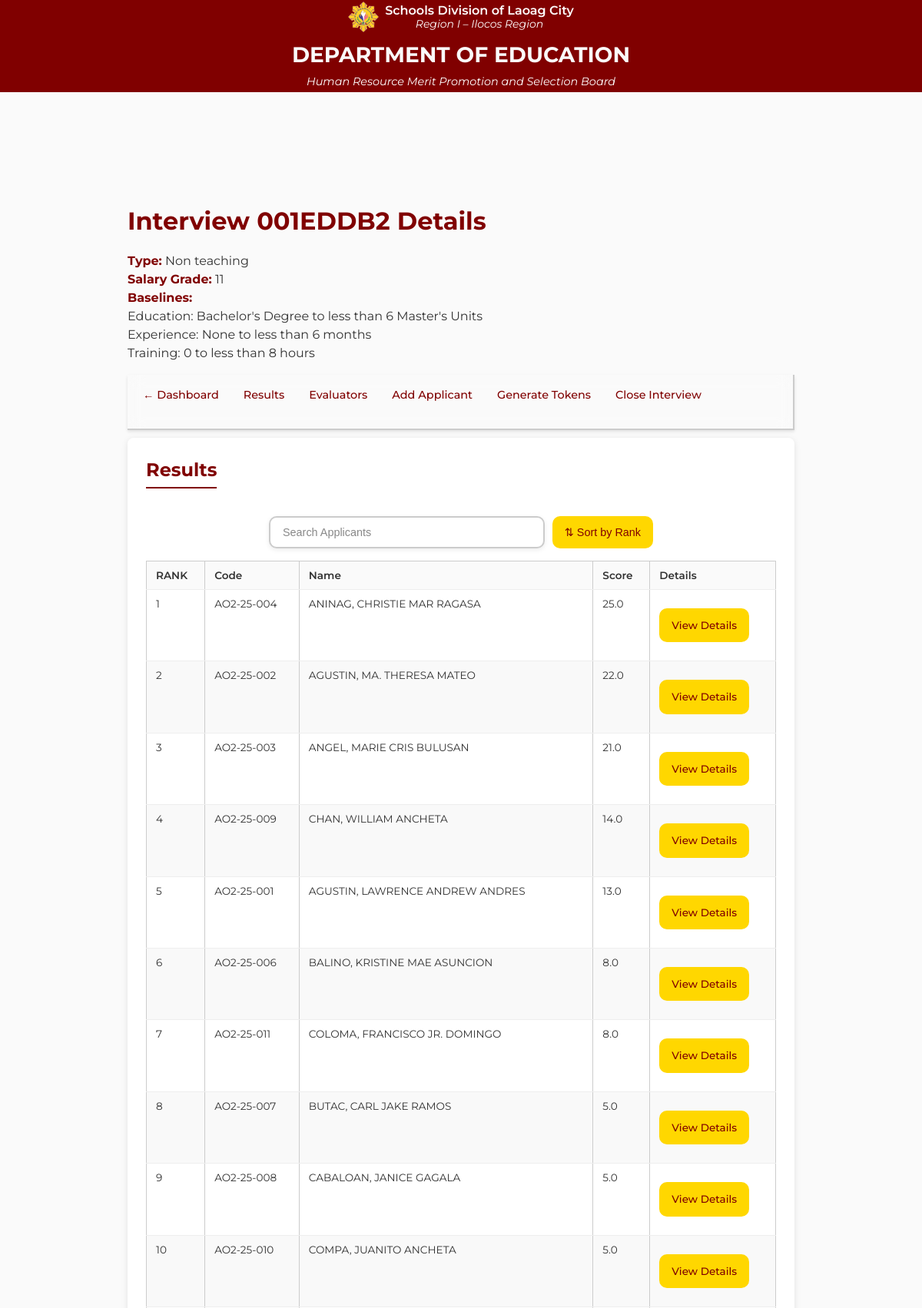
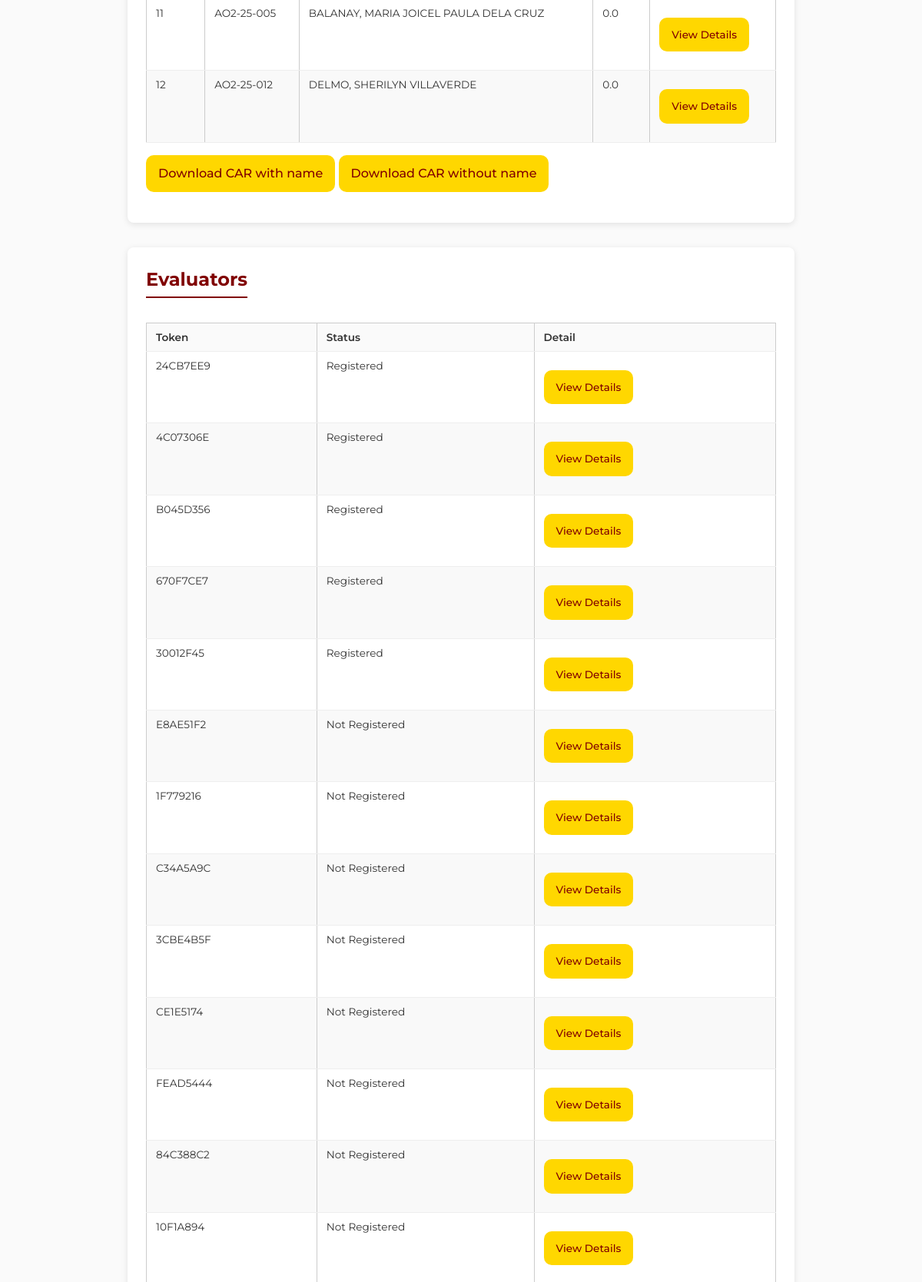
/admin/interview/001EDDB2 (signed in, upper part), run on the app's committed database (2 pictures, top to bottom).
### app.py (models this page shows)
class Interview(db.Model):
    __tablename__ = "interviews"
    id              = db.Column(db.UnicodeText, primary_key=True)
    date            = db.Column(db.Date, nullable=False)
    base_edu        = db.Column(db.Integer, nullable=False)
    base_exp        = db.Column(db.Integer, nullable=False)
    base_trn        = db.Column(db.Integer, nullable=False)
    type            = db.Column(
                        db.Enum(
                          "non teaching",
                          "teacher 1",
                          "school administration",
                          "related teaching",
                          "higher teaching",
                          name="interview_type"
                        ),
                        nullable=False,
                        default="non teaching"
                      )
    position_title  = db.Column(db.UnicodeText)
    sg_level        = db.Column(db.UnicodeText)
    weight_struct   = db.Column(db.UnicodeText)
    app_struct   = db.Column(db.UnicodeText)
    eval_struct   = db.Column(db.UnicodeText)
    status          = db.Column(db.String(7))
    evaluator_tokens = db.relationship(
        "EvaluatorToken",
        back_populates="interview",
        cascade="all, delete-orphan",
        passive_deletes=True
    )
    applicants = db.relationship(
        "Applicant",
        back_populates="interview",
        cascade="all, delete-orphan",
        passive_deletes=True
    )
    evaluations = db.relationship(
        "Evaluation",
        back_populates="interview",
        cascade="all, delete-orphan",
        passive_deletes=True
    )

class Applicant(db.Model):
    __tablename__ = "applicants"
    code           = db.Column(db.UnicodeText, primary_key=True)
    interview_id   = db.Column(
                       db.String(8),
                       db.ForeignKey("interviews.id", ondelete="CASCADE"),
                       nullable=False
                     )
    name           = db.Column(db.UnicodeText, nullable=False)
    address        = db.Column(db.UnicodeText, nullable=False)
    contact_number = db.Column(db.UnicodeText, nullable=False)
    email_addr     = db.Column(db.UnicodeText, nullable=False)
    birthday       = db.Column(db.Date, nullable=False)
    age            = db.Column(db.Integer, nullable=False)
    sex            = db.Column(db.String(16), nullable=False)
    raw_edu        = db.Column(db.Integer, nullable=False)
    raw_exp        = db.Column(db.Integer, nullable=False)
    raw_trn        = db.Column(db.Integer, nullable=False)
    extra_data     = db.Column(db.Text, nullable=True)
    interview      = db.relationship(
                       "Interview",
                       back_populates="applicants"
                     )

class EvaluatorToken(db.Model):
    __tablename__ = "evaluator_tokens"
    token        = db.Column(db.String(8), primary_key=True)
    interview_id = db.Column(
                      db.String(8),
                      db.ForeignKey("interviews.id", ondelete="CASCADE"),
                      nullable=False
                    )
    registered   = db.Column(db.Boolean, default=False, nullable=False)
    interview    = db.relationship(
                      "Interview",
                      back_populates="evaluator_tokens"
                    )

### app.py (the view)
@app.route("/admin/interview/<iid>")
@admin_required
def admin_interview_detail(iid):
    iv = Interview.query.get_or_404(iid)
    applicants = iv.applicants
    eval_tokens = iv.evaluator_tokens
    th = TableHandler()
    ed_labels = th.parse_table("table", "education")
    ex_labels = th.parse_table("table", "experience")
    tr_labels = th.parse_table("table", "training")
    applicant_structure = json.loads(iv.app_struct)
    applicants_total_score : list[tuple] = []
    for applicant in applicants:
        applicants_total_score.append((applicant.code, applicant.name, calculate_applicant_score(applicant_data=applicant, eval_struct=json.loads(iv.eval_struct))[0]))
    applicants_total_score = sorted(applicants_total_score, key= lambda x : -x[2])
    return render_template("admin_interview_detail.html",
                           interview=iv,
                           applicants=applicants,
                           applicant_structure=applicant_structure,
                           applicants_total_score=applicants_total_score,
                           eval_tokens=eval_tokens,
                           ed_labels=ed_labels,
                           ex_labels=ex_labels,
                           tr_labels=tr_labels)

### app.py (called while the page is built, shortened)
def calculate_applicant_score(applicant_data : Applicant, eval_struct):
    eval_records = Evaluation.query.filter_by(
         interview_id=applicant_data.interview_id,
         applicant_code=applicant_data.code
    ).all()
    applicant_data_score = calculate_baseline_score(applicant_data, applicant_data.interview)
    total_score = applicant_data_score['edu'] +applicant_data_score['exp'] + applicant_data_score['trn']
    app_json = json.loads(applicant_data.extra_data)
    eval_score = 0
    for field in app_json.keys():
        total_score += app_json[field]
    return total_score, eval_score

def admin_required(f):
    @wraps(f)
    def wrapper(*args, **kwargs):
        if not session.get("admin"):
            return redirect(url_for("admin_login"))
        return f(*args, **kwargs)
    return wrapper

### scripts/criteriatable.py (called while the page is built)
    def get_score(self, score: int, baseline: int) -> int:
        return max(score - baseline, 0)

### scripts/incrementstable.py (called while the page is built)
    def get_score(self, un_transmutated_score: int, table: dict[str, dict[str, int]]) -> int:
        if not table:
            raise ValueError("No increments table provided.")
        sorted_keys = sorted(table.keys(), key=lambda x: int(x))
        for bracket in sorted_keys:
            if un_transmutated_score <= table[bracket]["MAX"]:
                return int(bracket)
        return int(sorted_keys[-1])

### scripts/table_handler.py (called while the page is built)
    def parse_table(self, t_type: str = "table", s_type: str = "education") -> dict:
        path = f"{PATHS[t_type]}/{s_type}.json"
        try:
            with open(path, encoding="utf-8") as fp:
                return json.load(fp)
        except FileNotFoundError:
            return {}

### templates/admin_interview_detail.html (shortened to what this page needs)
<!doctype html>
<html lang="en">
<head>
  <link href="https://cdnjs.cloudflare.com/ajax/libs/font-awesome/6.4.0/css/all.min.css" rel="stylesheet">
  <link rel="stylesheet" href="{{ url_for('static', filename='./css/admin_interview_detail.css') }}">
</head>
<body>
<header class="site-banner" role="banner">
  <div class="banner-top">
    <div class="banner-left-group">
      <img
        src="{{ url_for('static', filename='images/deped_seal.png') }}"
        alt="DepEd Logo"
        class="banner-logo"
      />
      <div class="banner-left-text">
        <p class="sub-banner-dept">Schools Division of Laoag City</p>
        <p class="sub-banner-region">Region I – Ilocos Region</p>
      </div>
    </div>
    <div class="banner-text">
      <h1>DEPARTMENT OF EDUCATION</h1>
      <p class="banner-subtitle">Human Resource Merit Promotion and Selection Board</p>
    </div>
  </div>
</header>
  <main class="content-container" role="main">
    <h1>Interview {{ interview.id }} Details</h1>
    <p>
      <strong>Type:</strong> {{ interview.type.capitalize() }}<br>
      <strong>Salary Grade:</strong> {{ interview.sg_level.capitalize() }}<br>
      <strong>Baselines:</strong> <br> Education: {{ ed_labels[interview.base_edu|string] }} <br>
      Experience: {{ ex_labels[interview.base_exp|string] }} <br>
      Training: {{ tr_labels[interview.base_trn|string] }} <br>
    </p>
    <div class="tab-nav">
      <a href="{{ url_for('admin_dashboard') }}">← Dashboard</a>
      <a href="#results">Results</a>
      <a href="#evaluators">Evaluators</a>
      {% if interview.status == "open" %}
      <a href="#add-applicant">Add Applicant</a>
      <a href="#add-token">Generate Tokens</a>
      <a href="{{ url_for('close_interview', iid=interview.id) }}" >Close Interview</a>
      {% endif %}
    </div>
    <section id="results">
      <h2>Results</h2>
      {% if applicants %}
      <div class="sort-controls">
        <input type="text" id="searchBarResults" placeholder="Search Applicants" onkeyup="filterInterviews('Results')">
        <button class="sort-btn" onclick="sortByRank('Results')">⇅ Sort by Rank</button>
      </div>
      <div class="table-container">
        <table class="detail-table" id="qual-tableResults">
          <thead>
            <tr>
              <th>RANK</th>
              <th>Code</th>
              <th>Name</th>
              <th>Score</th>
              <th>Details</th>
            </tr>
          </thead>
          <tbody>
            {% for score in applicants_total_score %}
            <tr>
              <td>{{ loop.index }}</td>
              <td>{{ score[0] }}</td>
              <td>{{ score[1] }}</td>
              <td>{{ score[2] | round(2) }}</td>
              <td>
                <a href="{{ url_for('applicant_detail', code=score[0]) }}"
                   class="btn">View Details</a>
              </td>
            </tr>
            {% endfor %}
          </tbody>
        </table>
      </div>
      <a href="{{ url_for('download_interview_CAR', code=interview.id, f_type='with_name') }}"
         class="btn">Download CAR with name</a>
      <a href="{{ url_for('download_interview_CAR', code=interview.id, f_type='without_name') }}"
         class="btn">Download CAR without name</a>
      {% else %}
      <p>No applicants added yet.</p>
      {% endif %}
    </section>
    <section id="evaluators">
      <h2>Evaluators</h2>
      {% if eval_tokens %}
      <table class="detail-table">
        <thead>
          <tr>
            <th>Token</th>
            <th>Status</th>
            <th>Detail</th>
          </tr>
        </thead>
        <tbody>
          {% for et in eval_tokens %}
          <tr>
            <td>{{ et.token }}</td>
            <td>{{ 'Registered' if et.registered else 'Not Registered' }}</td>
            <td>
              <a href="{{ url_for('evaluator_detail', token=et.token) }}" class="btn">View Details</a>
            </td>
          </tr>
          {% endfor %}
        </tbody>
      </table>
      {% else %}
      <p>No evaluator tokens generated yet.</p>
      {% endif %}
    </section>
  </main>
</body>
</html>

### data on the page
Interview: id "001EDDB2", type "Non teaching", sg_level "11", base_edu "Bachelor's Degree to less than 6 Master's Units", base_exp "None to less than 6 months", base_trn "0 to less than 8 hours"
Applicant: code "AO2-25-004", name "ANINAG, CHRISTIE MAR RAGASA", score "25.0"
Applicant: code "AO2-25-002", name "AGUSTIN, MA. THERESA MATEO", score "22.0"
Applicant: code "AO2-25-003", name "ANGEL, MARIE CRIS BULUSAN", score "21.0"
Applicant: code "AO2-25-009", name "CHAN, WILLIAM ANCHETA", score "14.0"
Applicant: code "AO2-25-001", name "AGUSTIN, LAWRENCE ANDREW ANDRES", score "13.0"
Applicant: code "AO2-25-006", name "BALINO, KRISTINE MAE ASUNCION", score "8.0"
Applicant: code "AO2-25-011", name "COLOMA, FRANCISCO JR. DOMINGO", score "8.0"
Applicant: code "AO2-25-007", name "BUTAC, CARL JAKE RAMOS", score "5.0"
Applicant: code "AO2-25-008", name "CABALOAN, JANICE GAGALA", score "5.0"
Applicant: code "AO2-25-010", name "COMPA, JUANITO ANCHETA", score "5.0"
Applicant: code "AO2-25-005", name "BALANAY, MARIA JOICEL PAULA DELA CRUZ", score "0.0"
Applicant: code "AO2-25-012", name "DELMO, SHERILYN VILLAVERDE", score "0.0"
EvaluatorToken: token "24CB7EE9", registered "Registered"
EvaluatorToken: token "4C07306E", registered "Registered"
EvaluatorToken: token "B045D356", registered "Registered"
EvaluatorToken: token "670F7CE7", registered "Registered"
EvaluatorToken: token "30012F45", registered "Registered"
EvaluatorToken: token "E8AE51F2", registered "Not Registered"
EvaluatorToken: token "1F779216", registered "Not Registered"
EvaluatorToken: token "C34A5A9C", registered "Not Registered"
EvaluatorToken: token "3CBE4B5F", registered "Not Registered"
EvaluatorToken: token "CE1E5174", registered "Not Registered"
EvaluatorToken: token "FEAD5444", registered "Not Registered"
EvaluatorToken: token "84C388C2", registered "Not Registered"
EvaluatorToken: token "10F1A894", registered "Not Registered"
